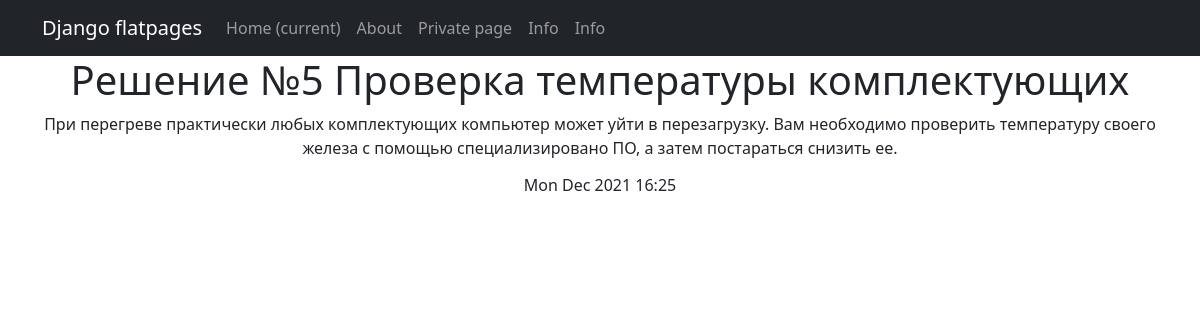
Screenshot of /news/1 with the database file from the repository.
### newapp/models.py (models this page shows, shortened)
class Post(models.Model):
    objects = None
    author = models.ForeignKey(Author, on_delete=models.CASCADE)
    NEWS = 'NW'
    ARTICLE = 'AR'
    CATEGORY_CHOICES = (
        (NEWS, 'Новость'),
        (ARTICLE, 'Статья'),
    )
    categoryType = models.CharField(
        max_length=2, choices=CATEGORY_CHOICES, default=ARTICLE)
    dateCreation = models.DateTimeField(auto_now_add=True)
    postCategory = models.ManyToManyField(Category, through='PostCategory')
    title = models.CharField(max_length=128)
    text = models.TextField()
    rating = models.SmallIntegerField(default=0)

### newapp/views.py (the view)
# urls.py: path('<int:pk>', NewsDetail.as_view()),
class NewsDetail(DetailView):
    model = Post
    template_name = 'news_detail.html'
    context_object_name = 'news_detail'

### templates/news_detail.html (shortened to what this page needs)
{% extends 'flatpages/default.html' %}
{% block content %}
<head>
    <h1>{{ news_detail.title|cut:"херово" }}</h1>
</head>
<body>
<p>{{ news_detail.text|cut:"херово" }}</p>
<h6>{{ news_detail.dateCreation|date:"D M Y G:i" }}</h6>
</body>
{% endblock content %}

### rows the page displays
Post: title "Решение №5 Проверка температуры комплектующих", text "При перегреве практически любых комплектующих компьютер может уйти в перезагрузку. Вам необходимо проверить температуру своего железа с помощью специализировано ПО, а затем постараться снизить ее.", dateCreation "Mon Dec 2021 16:25"
